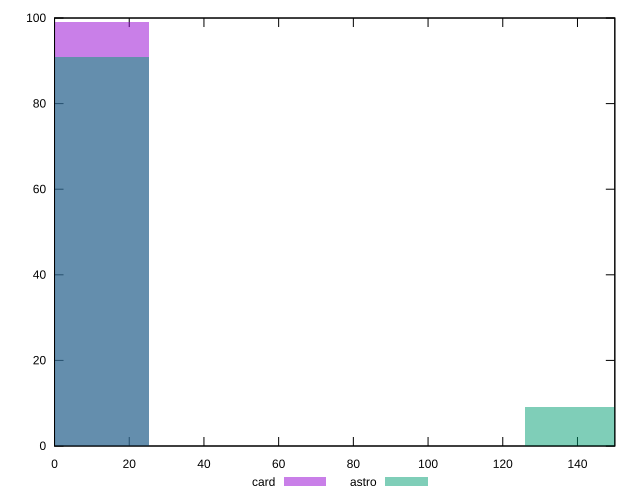

Here is the gnuplot script that generated this plot:
reset

$card <<EOF
0 99
EOF

$astro <<EOF
0 91
151.03567816857014 9
EOF

set key outside below
set boxwidth 50.34522605619004
set xrange [0:150]
set yrange [0:100]
set trange [0:100]
set style fill transparent solid 0.5 noborder
set terminal svg size 640, 500 enhanced background rgb 'white'
set output "reports/report_00030_2021-02-24T20-42-31.540Z/legacy-javascript/comparison/histogram/2_vs_3.svg"

plot $card title "card" with boxes, \
     $astro title "astro" with boxes

reset
